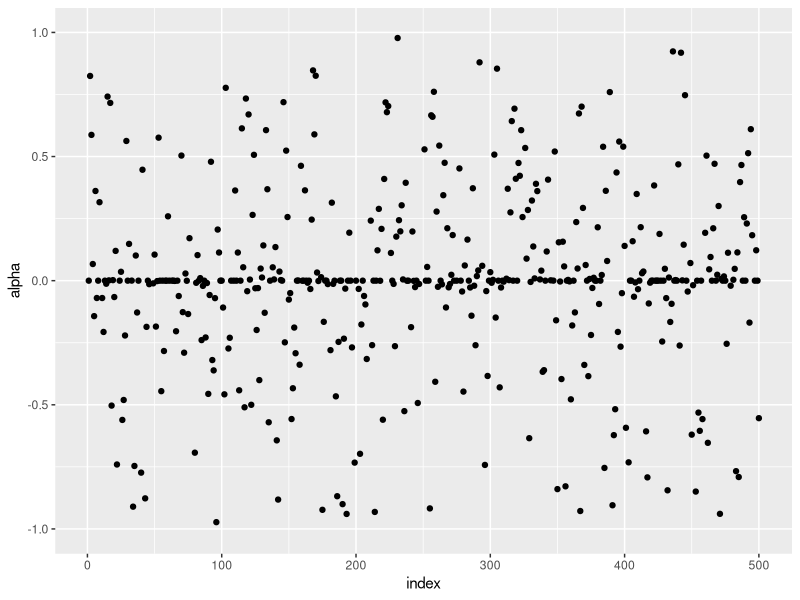
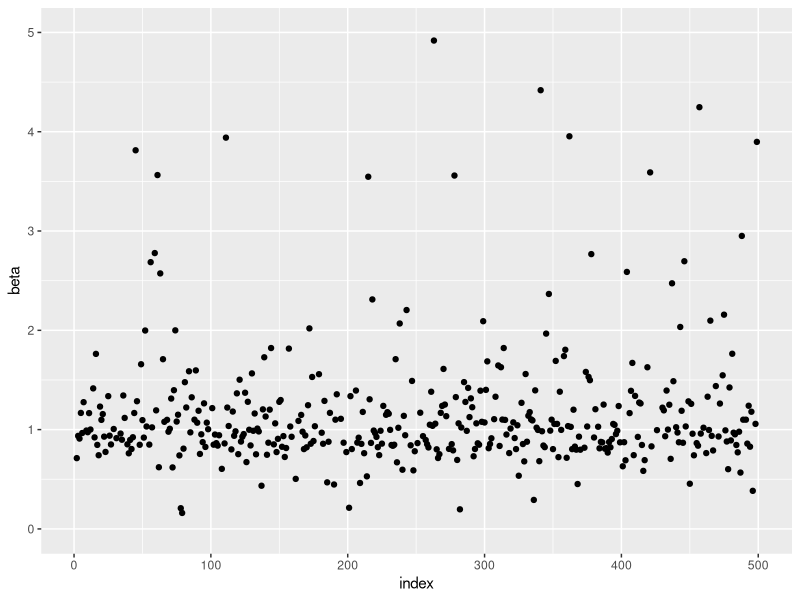
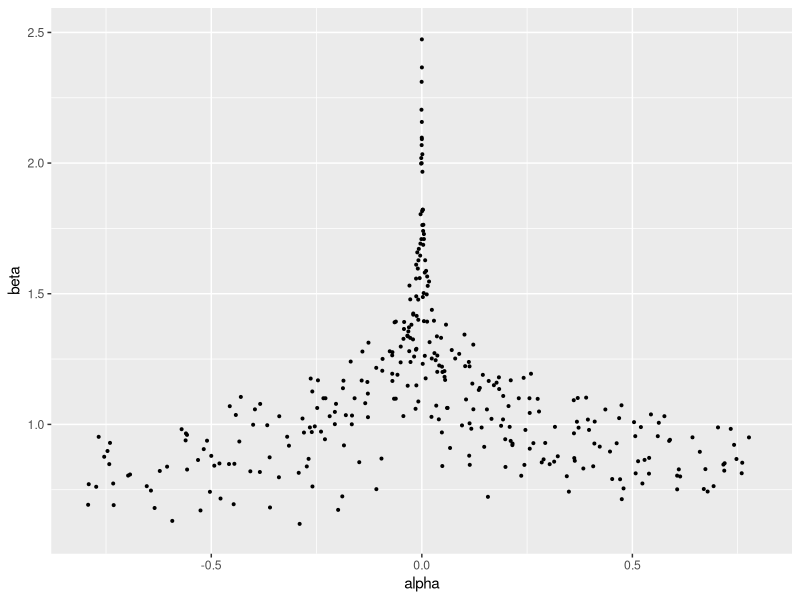

Source code (R) for these figures, in order:
## ---- chunk 1
knitr::opts_chunk$set(echo = TRUE)

library(tidyverse)

## ---- chunk 2
n <- 500                
x_icount <- 10        # How many x and y there is 
x_i <- 1:x_icount
# x_icount <- 10 - 3
# x_i <- c(1:3,rep(2,x_icount))
a_nul <- 0
beta_nul <- 1
gamma_nul <- 0
conff1b <- matrix(nrow=n, ncol=2)
conff1a <- matrix(nrow=n, ncol=2)
limits <- rep(0,n)
errors <- rep(0,n)
betahat <- rep(0,n)
ahat <- rep(0,n)
resulthypotese_ab <- rep(0,n)
bstar <- 1.1
crit = pchisq(0.05,df=2,lower.tail = FALSE)
beta <- function(b,c1 = 1,c2 = 0) {
  b ^ (c1 * x_i + c2)
}
for (ii in 1:n) {
  yi <- rnorm(x_icount, mean=0, sd=1)
  likelihood <- function(a,b) {
    1 / sqrt(2*pi)^x_icount * prod(exp ((( a * b ^x_i -yi)^2)/2))
  }
  
  s <- function(b) {
    a <- sum(yi)/sum(beta(b,1,0))
    - sum( a^2 * beta(b,2,-1) * x_i)  +  sum(a * x_i * beta(b,1,-1) * yi)
  }
  
  i <- function(b) {
    a <- sum(yi)/sum(beta(b,1))
    ma <- sum(a ^ 2 * 2 * (x_i-1) * beta(b,2,-2) * x_i)-sum(a ^ 2 * x_i * (x_i-1) * beta(b,2,-2))
    ma^(-1)
  }
  
  intim <- function(b, funk1, funk2) {
    score <- funk1 
    fish <- funk2 
    bk <- b
    itt <-0
    itt1 <- 0
    itt2 <- 0 
    while(abs(score(bk) * fish(bk))>0.001) {
      itt<- itt + 1
      bk = bk + fish(bk) * score(bk)
      if (!is.finite(score(bk))==TRUE | !is.finite((fish(bk)))==TRUE) {
        cat("ERROR!", "\n")
        itt2 <- 1
        break
      }
      if (itt>5000) {
        cat("break", "\n")
        itt1 <- 1
        break(intim)
      }
    }
    c(bk,itt, itt1, itt2)
  }
  resultatintim <- intim(bstar, s, i)
  betahat[ii] <-  resultatintim[1] 
  ahat[ii] <- sum(yi)/sum(beta(betahat[ii],1,0))
  lmle <- likelihood(ahat[ii],betahat[ii])
  
  lognorm <- function(a,b) {
    -2*log(likelihood(a,b)/lmle)
  }
  
  resulthypotese_ab[ii] <- lognorm(a_nul, beta_nul)<=crit
  j11y <- 1 / (sum(beta(betahat[ii],2,0)))
  j22y <- 1 / (sum(ahat[ii] * (2 * x_i - 1) * beta(betahat[ii],2,-1) * x_i) 
               -sum(ahat[ii] * x_i *(x_i - 1)* beta(betahat[ii], 1, 0 ) * yi))
  conff1b[ii,1] <- betahat[ii] - 1.96 * sqrt(abs(j22y))
  conff1b[ii,2] <- betahat[ii] + 1.96 * sqrt(abs(j22y))
  conff1a[ii,1] <- ahat[ii] - 1.96 * sqrt(abs(j11y))
  conff1a[ii,2] <- ahat[ii] + 1.96 * sqrt(abs(j11y))
  limits[ii] <- resultatintim[3]
  errors[ii] <- resultatintim[4]
  cat("Iteration=", ii, "Limits=", sum(limits),  "Errors=",sum(errors) , "\n") 
}
cat("How many times did alpha0 end inside the confidence interval", "\n")
confresula <- which(conff1a[,1] < a_nul & conff1a[,2] > a_nul)
length(confresula)
cat("How many times did beta0 end inside the confidence interval", "\n")
confresulb <- which(conff1b[,1] < beta_nul & conff1b[,2] > beta_nul)
length(confresulb)
cat("How many was m2lognorm less or equal to the critical values", "\n")
sum(resulthypotese_ab)
## ---- chunk 3
ahat_plot <- data.frame(x=1:n, y= ahat)
betahat_plot <- data.frame(x=1:n, y= betahat)
ahat_betahat <- data.frame(x= ahat, y=betahat)
ggplot(ahat_plot, aes(x,y)) +
  geom_point() + 
  scale_y_continuous(limits=c(-1,1)) + 
  labs(x = "index", y= "alpha")
ggplot(betahat_plot, aes(x,y)) +
  geom_point() +
  scale_y_continuous(limits=c(0,5)) +
  labs(x = "index", y= "beta")
ggplot(ahat_betahat, aes(x,y)) +
  geom_point(size = 0.7) + 
  scale_y_continuous(limits=c(0.6,2.5)) +
  scale_x_continuous(limits=c(-0.8,0.8)) + 
  labs(x = "alpha", y= "beta")
## ---- chunk 4
x_icount <- 20
n <- 1
x_i <- 1:x_icount
beta_nul <- 1
gamma_nul <-0
p_waldtest_g <- rep(0,n)
conff1g <- matrix(nrow=1, ncol=2)
betahat <- rep(0,n)
ahat <- rep(0,n)
gammahat <- rep(0,n)
resulthypotese <- rep(0,n)
bstar <- 1.1
crit = pchisq(0.05,df=3,lower.tail = FALSE)
beta <- function(b,c1 = 1,c2 = 0) {
  b ^ (c1 * x_i + c2)
}

yi <- c(-0.8, 1.15, 1.82, 2.89, 1.43, 0.59, 1.09, 3.00, 2.81, 3.02, 2.39, 3.50, 3.06, 2.41, 2.81, 3.95, 4.19, 5.94, 7.06, 4.55)
likelihood <- function(a,b,g) {
  1 / sqrt(2*pi)^x_icount * prod(exp((( a * b ^x_i -yi + g)^2)/2))
  }
  
  s <- function(b) {
    a_s <- sum(beta(b))
    b_s <- (sum(beta(b))) / n * sum(beta(b)) 
    c_s <- (sum(beta(b))) / n * sum(yi)
    d_s <- sum(yi*beta(b))
    sahat <- (c_s-d_s)/(b_s-a_s)
    gamma <- 1 / n * sum(sahat*beta(b)-yi) 
    - sum((sahat * beta(b) + gamma - yi ) * beta(b,1,-1) * x_i* sahat)
  }
  
  i <- function(b) {
    a_s <- sum(beta(b))
    b_s <- (sum(beta(b))) / n * sum(beta(b)) 
    c_s <- (sum(beta(b))) / n * sum(yi)
    d_s <- sum(yi*beta(b))
    sahat <- (c_s-d_s)/(b_s-a_s)
    gamma <- 1 / n * sum(sahat*beta(b))- sum(yi) 
    imi <- sum(x_i * sahat * beta(b,1,-2) * ((2*x_i-1) * sahat *beta(b) + 
              gamma * (x_i-1) - ((sahat * beta(b) + gamma)) *(x_i -1)  ))
    imi^-1
  }
  
  intim <- function(b, funk1, funk2) {
    score <- funk1 
    fish <- funk2 
    bk <- b
    itt <-0
    itt1 <- 0
    itt2 <- 0 
    while(abs(score(bk) * fish(bk))>0.001) {
      itt<- itt + 1
      bk = bk + fish(bk) * score(bk)
      if (!is.finite(score(bk))==TRUE | !is.finite((fish(bk)))==TRUE) {
        cat("ERROR!", "\n")
        itt2 <- 1
        break
      }
      if (itt>5000) {
        cat("break", "\n")
        itt1 <- 1
        break(intim)
      }
    }
    c(bk,itt, itt1, itt2)
  }
  resultatintim <- intim(bstar, s, i)
  betahat <-  resultatintim[1] 
  ahat_s <- sum(beta(betahat))
  bhat_s <- (sum(beta(betahat))) / n * sum(beta(betahat)) 
  chat_s <- (sum(beta(betahat))) / n * sum(yi)
  dhat_s <- sum(yi*beta(betahat))
  ahat <- (chat_s-dhat_s)/(bhat_s-ahat_s)
  gammahat <- 1 / n * sum(ahat*beta(betahat))- sum(yi)
  lmle <- likelihood(ahat,betahat, gammahat)
  lognorm <- function(a,b,g) {
    -2*log(likelihood(a,b,g)/lmle)
  }
  
  resulthypotese <- lognorm(ahat, betahat, gamma_nul)<=crit 
  j33y <- 1 / x_icount
  waldtestg <- (gammahat-gamma_nul)^2/ j33y
  p_waldtest_g <- 2*pnorm(abs(waldtestg), lower.tail = FALSE)
  
  conff1g[,1] <- gammahat - 1.96 * sqrt(abs(j33y))
  conff1g[,2] <- gammahat + 1.96 * sqrt(abs(j33y))
cat("Was gamma0 inside the confidence interval", "\n")
confresulg <- which(conff1g[,1] < gamma_nul & conff1g[,2] > gamma_nul) 
length(confresulg)
cat("Did gamma0 pass the waldtest?", "\n")
p_waldtest_g>=0.05
cat("Was n2lognorm less than the critical value?", "\n")
sum(resulthypotese)
Param_NR <- c(ahat*betahat^x_i+gammahat)


## ---- chunk 5

likelihood_v <- function(abg) {
      1 / sqrt(2*pi)^x_icount * prod(exp(((( abg[1] * abg[2]^x_i +abg[3] ) -yi)^2)/2))
  }
param_optim <- optim(c(0,1,0), likelihood_v)$par
lmle_optim <- likelihood(param_optim[1],param_optim[2], param_optim[3])

lognorm_optim <- function(a,b,g) {
  -2*log(likelihood(a,b,g)/lmle_optim)
  }

resulthypotese_optim <- lognorm_optim(param_optim[1], param_optim[2], gamma_nul)<=crit 
waldtestg_optim <- (param_optim[3]-gamma_nul)^2/ j33y
p_waldtest_g_optim <- 2*pnorm(abs(waldtestg_optim), lower.tail = FALSE)
conff1g_optim <- matrix(nrow=1, ncol=2)
conff1g_optim[,1] <- param_optim[3] - 1.96 * sqrt(abs(j33y))
conff1g_optim[,2] <- param_optim[3] + 1.96 * sqrt(abs(j33y))
cat("Was gamma0 inside the confidence interval", "\n")
confresulg_optim <- which(conff1g_optim[,1] < gamma_nul & conff1g_optim[,2] > gamma_nul) 
length(confresulg_optim)
cat("Did gamma0 pass the waldtest?", "\n")
p_waldtest_g_optim>=0.05
cat("Was n2lognorm less than the critical value?", "\n")
sum(resulthypotese_optim)
## ---- chunk 6
x_icount <- 20
n <- 1
x_i <- 1:20
a_nul <- 0
beta_nul <- 1
p_waldtest_b <- rep(0,n)
conff1b <- matrix(nrow=n, ncol=2)
betahat <- rep(0,n)
ahat <- rep(0,n)
bstar <- 2
resulthypotese <- rep(0,n)
crit = pchisq(0.05,df=2,lower.tail = FALSE)
beta <- function(b,c1,c2 = 0) {
  b ^ (c1 * x_i + c2)
}

  yi <- c(-0.8, 1.15, 1.82, 2.89, 1.43, 0.59, 1.09, 3.00, 2.81, 3.02, 2.39, 3.50, 3.06, 2.41, 2.81, 3.95, 4.19, 5.94, 7.06, 4.55)
  likelihood <- function(a,b) {
     1 / sqrt(2*pi)^x_icount * prod(exp((( a * b ^x_i -yi)^2)/2))
  }
  
  s <- function(b) {
    a <- sum(yi)/sum(beta(b,1,0))
    - sum( a^2 * beta(b,2,-1) * x_i)  +  sum(a * x_i * beta(b,1,-1) * yi)
  }
  
  i <- function(b) {
    a <- sum(yi)/sum(beta(b,1))
    ma <- sum(a ^ 2 * 2 * (x_i-1) * beta(b,2,-2) * x_i)-sum(a ^ 2 * x_i * (x_i-1) * beta(b,2,-2))
    ma^(-1)
  }
  
  intim <- function(b, funk1, funk2) {
    score <- funk1 
    fish <- funk2 
    bk <- b
    itt <-0
    itt1 <- 0
    itt2 <- 0 
    while(abs(score(bk) * fish(bk))>0.001) {
      itt<- itt + 1
      bk = bk + fish(bk) * score(bk)
      if (!is.finite(score(bk))==TRUE | !is.finite((fish(bk)))==TRUE) {
        cat("ERROR!", "\n")
        itt2 <- 1
        break
      }
      if (itt>5000) {
        cat("break", "\n")
        itt1 <- 1
        break(intim)
      }
    }
    c(bk,itt, itt1, itt2)
  }
  resultatintim <- intim(bstar, s, i)
  betahat <-  resultatintim[1] 
  ahat <- sum(yi)/sum(beta(betahat,1,0))
  lmle <- likelihood(ahat,betahat)
  
  lognorm <- function(a,b) {
    -2*log(likelihood(a,b)/lmle)
  }
  
  resulthypotese <- lognorm(ahat, beta_nul)<=crit #Alpha afhænger af beta, beta_nul indsættes 
  j22y <- 1 / (sum(ahat * (2 * x_i - 1) * beta(betahat,2,-1) * x_i) -
                 sum(ahat * x_i *(x_i - 1)* beta(betahat, 1, 0 ) * yi))
  waldtestb <- (betahat-beta_nul) ^ 2 / j22y
  p_waldtest_b <- 2*pnorm(abs(waldtestb), lower.tail = FALSE)
  conff1b[,1] <- betahat - 1.96 * sqrt(abs(j22y))
  conff1b[,2] <- betahat + 1.96 * sqrt(abs(j22y))
cat("Was beta0 inside the confidence interval", "\n")
confresulb <- which(conff1b[,1] < beta_nul & conff1b[,2] > beta_nul) 
length(confresulb)
cat("Did beta0 pass the waldtest?", "\n")
p_waldtest_b>=0.05
cat("Was n2lognorm less than the critical value?", "\n")
sum(resulthypotese)

    

## ---- chunk 7

likelihood_v <- function(ab) {
       1 / sqrt(2*pi)^x_icount * prod(exp(((( ab[1] * ab[2]^x_i) -yi)^2)/2))
  }
param_optim <- optim(c(0,1), likelihood_v)$par
lmle_optim <- likelihood(param_optim[1],param_optim[2])

lognorm_optim <- function(ab) {
  -2*log(likelihood_v(ab)/lmle_optim)
  }



resulthypotese_optim <- lognorm_optim(c(param_optim[1], beta_nul))<=crit 
j22y <- 1 / (sum(param_optim[1] * (2 * x_i - 1) * beta(param_optim[2],2,-1) * x_i) -
                 sum(param_optim[1] * x_i *(x_i - 1)* beta(param_optim[2], 1, 0 ) * yi))
waldtestb_optim <- (param_optim[2]-beta_nul)^2/ j22y
p_waldtest_b_optim <- 2*pnorm(abs(waldtestb_optim), lower.tail = FALSE)
conff1b_optim <- matrix(nrow=1, ncol=2)
conff1b_optim[,1] <- param_optim[2] - 1.96 * sqrt(abs(j22y))
conff1b_optim[,2] <- param_optim[2] + 1.96 * sqrt(abs(j22y))
cat("Was beta0 inside the confidence interval", "\n")
confresulb_optim <- which(conff1b_optim[,1] < beta_nul & conff1b_optim[,2] > beta_nul) 
length(confresulb_optim)
cat("Did beta0 pass the waldtest?", "\n")
p_waldtest_b_optim>=0.05
cat("Was n2lognorm less than the critical value?", "\n")
sum(resulthypotese_optim)

## ---- chunk 8
